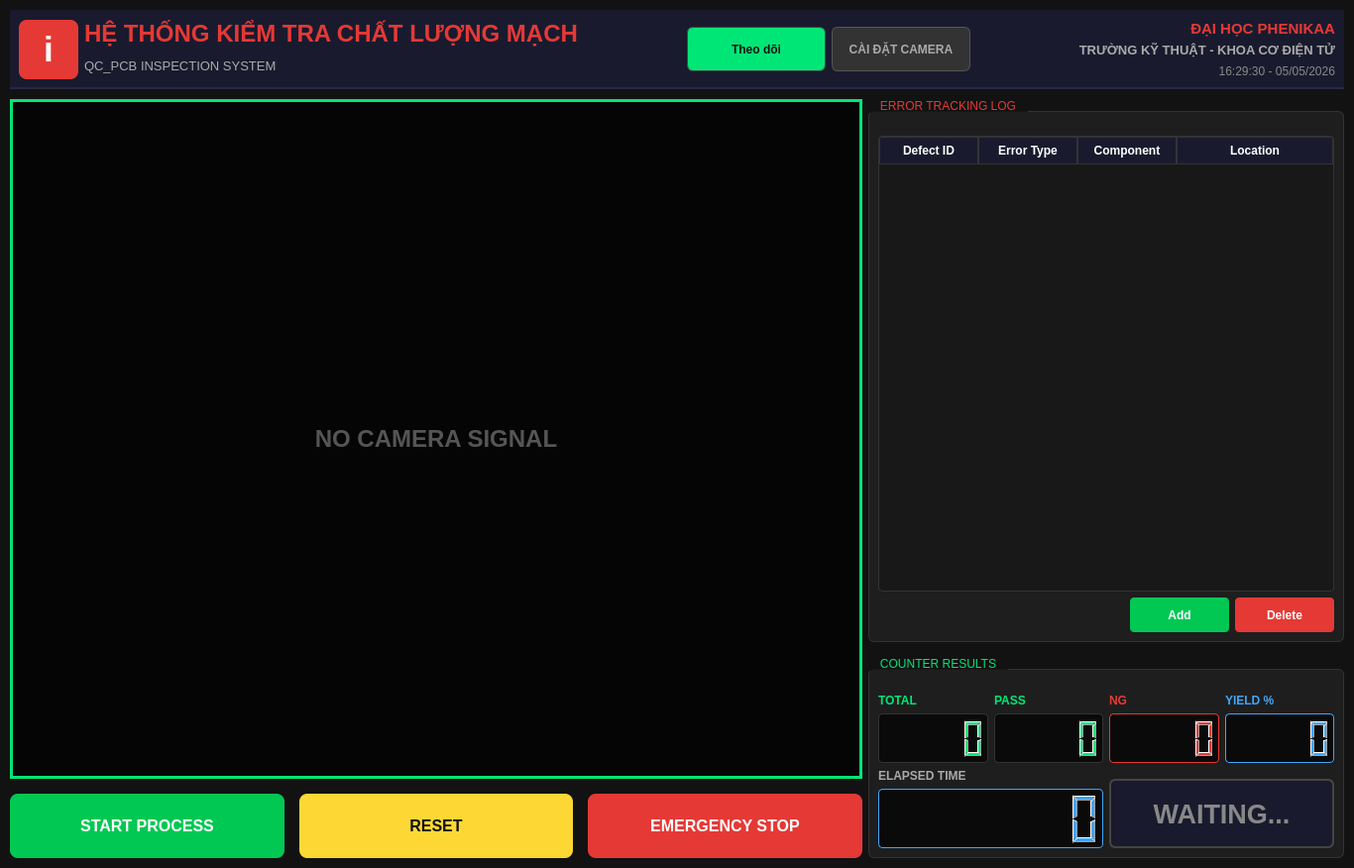
<?xml version="1.0" encoding="UTF-8"?>
<ui version="4.0">
 <class>MainWindow</class>
 <widget class="QMainWindow" name="MainWindow">
  <property name="geometry">
   <rect>
    <x>0</x>
    <y>0</y>
    <width>1366</width>
    <height>876</height>
   </rect>
  </property>
  <property name="windowTitle">
   <string>QC_PCB INSPECTION SYSTEM</string>
  </property>
  <property name="styleSheet">
   <string notr="true">/* GLOBAL DARK THEME */
* {
    font-family: &quot;Segoe UI&quot;, Roboto, Arial, sans-serif;
}
QMainWindow {
    background-color: #121212;
}
QWidget#centralwidget {
    background-color: #121212;
}
QLabel {
    color: #E0E0E0;
}
/* PANELS &amp; TITLE BAR */
QFrame#title_bar {
    background-color: #1A1A2E;
    border-bottom: 2px solid #282846;
}
QFrame#frame_settings_panel {
    background-color: #1A1A2E;
    border-radius: 8px;
    border: 1px solid #333333;
}
QGroupBox {
    background-color: #1E1E1E;
    border: 1px solid #333333;
    border-radius: 6px;
    margin-top: 12px;
    padding-top: 15px;
}
QGroupBox::title {
    subcontrol-origin: margin;
    subcontrol-position: top left;
    padding: 0 10px;
    color: #00E676;
    font-weight: bold;
    font-size: 13px;
}
/* NAVIGATION BUTTONS */
QPushButton#btn_nav_inspection {
    background-color: #00E676;
    color: #121212;
    border-radius: 6px;
    font-weight: bold;
    padding: 8px 16px;
}
QPushButton#btn_nav_settings {
    background-color: #333333;
    color: #AAAAAA;
    border: 1px solid #555555;
    border-radius: 6px;
    font-weight: bold;
    padding: 8px 16px;
}
QPushButton#btn_nav_settings:hover { background-color: #444444; color: white; }

/* GENERAL BUTTONS */
QPushButton {
    background-color: #2D2D2D;
    color: white;
    border: 1px solid #444444;
    border-radius: 4px;
    padding: 6px;
}
QPushButton:hover { background-color: #3D3D3D; border-color: #00E676; }
QPushButton:pressed { background-color: #1E1E1E; }

/* ACTION BUTTONS (INSPECTION PAGE) */
QPushButton#btn_start { background-color: #00C853; border: none; font-size: 16px; font-weight: bold; color: white; border-radius: 8px;}
QPushButton#btn_start:hover { background-color: #00E676; }
QPushButton#btn_reset { background-color: #FDD835; border: none; font-size: 16px; font-weight: bold; color: #121212; border-radius: 8px;}
QPushButton#btn_reset:hover { background-color: #FFEE58; }
QPushButton#btn_stop { background-color: #E53935; border: none; font-size: 16px; font-weight: bold; color: white; border-radius: 8px;}
QPushButton#btn_stop:hover { background-color: #EF5350; }

QPushButton#btn_add_log { background-color: #00C853; border:none; font-weight:bold; }
QPushButton#btn_delete_log { background-color: #E53935; border:none; font-weight:bold; }

/* INPUTS &amp; CONTROLS (SETTINGS PAGE) */
QComboBox {
    background-color: #222222;
    color: white;
    border: 1px solid #444444;
    border-radius: 4px;
    padding: 5px;
    font-size: 13px;
}
QComboBox::drop-down { border: none; }
QLineEdit {
    background-color: #121212;
    color: #00E676;
    border: 1px solid #444444;
    border-radius: 4px;
    padding: 4px;
}
QRadioButton, QCheckBox {
    color: #E0E0E0;
    spacing: 8px;
}
QRadioButton::indicator, QCheckBox::indicator {
    width: 16px; height: 16px;
}

/* LCD NUMBERS */
QLCDNumber {
    background-color: #0A0A0A;
    color: #00E676;
    border: 1px solid #333333;
    border-radius: 4px;
}
/* TABLE WIDGET */
QTableWidget {
    background-color: #181818;
    alternate-background-color: #222222;
    color: #E0E0E0;
    gridline-color: #333333;
    border: 1px solid #333333;
    border-radius: 4px;
}
QHeaderView::section {
    background-color: #1A1A2E;
    color: white;
    font-weight: bold;
    padding: 4px;
    border: 1px solid #333333;
}</string>
  </property>
  <widget class="QWidget" name="centralwidget">
   <layout class="QVBoxLayout" name="main_layout">
    <property name="spacing">
     <number>10</number>
    </property>
    <property name="leftMargin">
     <number>10</number>
    </property>
    <property name="topMargin">
     <number>10</number>
    </property>
    <property name="rightMargin">
     <number>10</number>
    </property>
    <property name="bottomMargin">
     <number>10</number>
    </property>
    <item>
     <widget class="QFrame" name="title_bar">
      <property name="minimumSize">
       <size>
        <width>0</width>
        <height>80</height>
       </size>
      </property>
      <property name="maximumSize">
       <size>
        <width>16777215</width>
        <height>80</height>
       </size>
      </property>
      <layout class="QHBoxLayout" name="title_layout">
       <item>
        <widget class="QFrame" name="logo_frame">
         <property name="minimumSize">
          <size>
           <width>60</width>
           <height>60</height>
          </size>
         </property>
         <property name="maximumSize">
          <size>
           <width>60</width>
           <height>60</height>
          </size>
         </property>
         <property name="styleSheet">
          <string notr="true">background-color: #E53935; border-radius: 8px;</string>
         </property>
         <layout class="QVBoxLayout" name="logo_layout">
          <item>
           <widget class="QLabel" name="lbl_logo">
            <property name="font">
             <font>
              <family>Segoe UI</family>
              <pointsize>26</pointsize>
              <bold>true</bold>
             </font>
            </property>
            <property name="styleSheet">
             <string notr="true">color: white; background: transparent;</string>
            </property>
            <property name="text">
             <string>i</string>
            </property>
            <property name="alignment">
             <set>Qt::AlignCenter</set>
            </property>
           </widget>
          </item>
         </layout>
        </widget>
       </item>
       <item>
        <layout class="QVBoxLayout" name="titles_layout">
         <property name="spacing">
          <number>2</number>
         </property>
         <item>
          <widget class="QLabel" name="lbl_title">
           <property name="font">
            <font>
             <family>Segoe UI</family>
             <pointsize>18</pointsize>
             <bold>true</bold>
            </font>
           </property>
           <property name="styleSheet">
            <string notr="true">color: #E53935;</string>
           </property>
           <property name="text">
            <string>HỆ THỐNG KIỂM TRA CHẤT LƯỢNG MẠCH</string>
           </property>
          </widget>
         </item>
         <item>
          <widget class="QLabel" name="lbl_subtitle">
           <property name="font">
            <font>
             <family>Segoe UI</family>
             <pointsize>10</pointsize>
            </font>
           </property>
           <property name="styleSheet">
            <string notr="true">color: #AAAAAA;</string>
           </property>
           <property name="text">
            <string>QC_PCB INSPECTION SYSTEM</string>
           </property>
          </widget>
         </item>
        </layout>
       </item>
       <item>
        <spacer name="horizontalSpacer">
         <property name="orientation">
          <enum>Qt::Horizontal</enum>
         </property>
         <property name="sizeHint" stdset="0">
          <size>
           <width>40</width>
           <height>20</height>
          </size>
         </property>
        </spacer>
       </item>
       <item>
        <widget class="QPushButton" name="btn_nav_inspection">
         <property name="minimumSize">
          <size>
           <width>140</width>
           <height>45</height>
          </size>
         </property>
         <property name="cursor">
          <cursorShape>PointingHandCursor</cursorShape>
         </property>
         <property name="text">
          <string>Theo dõi</string>
         </property>
        </widget>
       </item>
       <item>
        <widget class="QPushButton" name="btn_nav_settings">
         <property name="minimumSize">
          <size>
           <width>140</width>
           <height>45</height>
          </size>
         </property>
         <property name="cursor">
          <cursorShape>PointingHandCursor</cursorShape>
         </property>
         <property name="text">
          <string>CÀI ĐẶT CAMERA</string>
         </property>
        </widget>
       </item>
       <item>
        <spacer name="horizontalSpacer_2">
         <property name="orientation">
          <enum>Qt::Horizontal</enum>
         </property>
         <property name="sizeHint" stdset="0">
          <size>
           <width>40</width>
           <height>20</height>
          </size>
         </property>
        </spacer>
       </item>
       <item>
        <layout class="QVBoxLayout" name="uni_layout">
         <property name="spacing">
          <number>2</number>
         </property>
         <item>
          <widget class="QLabel" name="lbl_university">
           <property name="font">
            <font>
             <family>Segoe UI</family>
             <pointsize>11</pointsize>
             <bold>true</bold>
            </font>
           </property>
           <property name="styleSheet">
            <string notr="true">color: #E53935;</string>
           </property>
           <property name="text">
            <string>ĐẠI HỌC PHENIKAA</string>
           </property>
           <property name="alignment">
            <set>Qt::AlignRight|Qt::AlignTrailing|Qt::AlignVCenter</set>
           </property>
          </widget>
         </item>
         <item>
          <widget class="QLabel" name="lbl_faculty">
           <property name="font">
            <font>
             <family>Segoe UI</family>
             <pointsize>10</pointsize>
             <bold>true</bold>
            </font>
           </property>
           <property name="styleSheet">
            <string notr="true">color: #AAAAAA;</string>
           </property>
           <property name="text">
            <string>TRƯỜNG KỸ THUẬT - KHOA CƠ ĐIỆN TỬ</string>
           </property>
           <property name="alignment">
            <set>Qt::AlignRight|Qt::AlignTrailing|Qt::AlignVCenter</set>
           </property>
          </widget>
         </item>
         <item>
          <widget class="QLabel" name="lbl_clock">
           <property name="font">
            <font>
             <family>Segoe UI</family>
             <pointsize>9</pointsize>
            </font>
           </property>
           <property name="styleSheet">
            <string notr="true">color: #888888;</string>
           </property>
           <property name="text">
            <string>16:29:30 - 05/05/2026</string>
           </property>
           <property name="alignment">
            <set>Qt::AlignRight|Qt::AlignTrailing|Qt::AlignVCenter</set>
           </property>
          </widget>
         </item>
        </layout>
       </item>
      </layout>
     </widget>
    </item>
    <item>
     <widget class="QStackedWidget" name="stackedWidget">
      <property name="currentIndex">
       <number>0</number>
      </property>
      <widget class="QWidget" name="page_inspection">
       <layout class="QHBoxLayout" name="page1_layout">
        <property name="margin" stdset="0">
         <number>0</number>
        </property>
        <item>
         <layout class="QVBoxLayout" name="inspect_left_layout">
          <property name="spacing">
           <number>15</number>
          </property>
          <item>
           <widget class="QFrame" name="CAM_VIEW">
            <property name="sizePolicy">
             <sizepolicy hsizetype="Expanding" vsizetype="Expanding">
              <horstretch>0</horstretch>
              <verstretch>0</verstretch>
             </sizepolicy>
            </property>
            <property name="styleSheet">
             <string notr="true">border: 3px solid #00E676; background-color: #050505;</string>
            </property>
            <layout class="QVBoxLayout" name="cam_view_layout">
             <item>
              <widget class="QLabel" name="lbl_monitor_inspect">
               <property name="styleSheet">
                <string notr="true">border: none; background: transparent; color: #555555; font-size: 24px; font-weight: bold;</string>
               </property>
               <property name="text">
                <string>NO CAMERA SIGNAL</string>
               </property>
               <property name="alignment">
                <set>Qt::AlignCenter</set>
               </property>
              </widget>
             </item>
            </layout>
           </widget>
          </item>
          <item>
           <layout class="QHBoxLayout" name="actions_layout">
            <property name="spacing">
             <number>15</number>
            </property>
            <item>
             <widget class="QPushButton" name="btn_start">
              <property name="minimumSize">
               <size>
                <width>0</width>
                <height>65</height>
               </size>
              </property>
              <property name="cursor">
               <cursorShape>PointingHandCursor</cursorShape>
              </property>
              <property name="text">
               <string>START PROCESS</string>
              </property>
             </widget>
            </item>
            <item>
             <widget class="QPushButton" name="btn_reset">
              <property name="minimumSize">
               <size>
                <width>0</width>
                <height>65</height>
               </size>
              </property>
              <property name="cursor">
               <cursorShape>PointingHandCursor</cursorShape>
              </property>
              <property name="text">
               <string>RESET</string>
              </property>
             </widget>
            </item>
            <item>
             <widget class="QPushButton" name="btn_stop">
              <property name="minimumSize">
               <size>
                <width>0</width>
                <height>65</height>
               </size>
              </property>
              <property name="cursor">
               <cursorShape>PointingHandCursor</cursorShape>
              </property>
              <property name="text">
               <string>EMERGENCY STOP</string>
              </property>
             </widget>
            </item>
           </layout>
          </item>
         </layout>
        </item>
        <item>
         <layout class="QVBoxLayout" name="inspect_right_layout">
          <property name="spacing">
           <number>15</number>
          </property>
          <item>
           <widget class="QGroupBox" name="tracking_log_group">
            <property name="maximumSize">
             <size>
              <width>480</width>
              <height>16777215</height>
             </size>
            </property>
            <property name="styleSheet">
             <string notr="true">QGroupBox::title { color: #E53935; }</string>
            </property>
            <property name="title">
             <string>ERROR TRACKING LOG</string>
            </property>
            <layout class="QVBoxLayout" name="log_layout">
             <item>
              <widget class="QTableWidget" name="table_tracking_log">
               <property name="alternatingRowColors">
                <bool>true</bool>
               </property>
               <property name="selectionBehavior">
                <enum>QAbstractItemView::SelectRows</enum>
               </property>
               <property name="columnCount">
                <number>4</number>
               </property>
               <attribute name="horizontalHeaderStretchLastSection">
                <bool>true</bool>
               </attribute>
               <column>
                <property name="text">
                 <string>Defect ID</string>
                </property>
               </column>
               <column>
                <property name="text">
                 <string>Error Type</string>
                </property>
               </column>
               <column>
                <property name="text">
                 <string>Component</string>
                </property>
               </column>
               <column>
                <property name="text">
                 <string>Location</string>
                </property>
               </column>
              </widget>
             </item>
             <item>
              <layout class="QHBoxLayout" name="log_btn_layout">
               <item>
                <spacer>
                 <property name="orientation">
                  <enum>Qt::Horizontal</enum>
                 </property>
                 <property name="sizeHint" stdset="0">
                  <size>
                   <width>0</width>
                   <height>0</height>
                  </size>
                 </property>
                </spacer>
               </item>
               <item>
                <widget class="QPushButton" name="btn_add_log">
                 <property name="minimumSize">
                  <size>
                   <width>100</width>
                   <height>35</height>
                  </size>
                 </property>
                 <property name="text">
                  <string>Add</string>
                 </property>
                </widget>
               </item>
               <item>
                <widget class="QPushButton" name="btn_delete_log">
                 <property name="minimumSize">
                  <size>
                   <width>100</width>
                   <height>35</height>
                  </size>
                 </property>
                 <property name="text">
                  <string>Delete</string>
                 </property>
                </widget>
               </item>
              </layout>
             </item>
            </layout>
           </widget>
          </item>
          <item>
           <widget class="QGroupBox" name="counter_group">
            <property name="maximumSize">
             <size>
              <width>480</width>
              <height>300</height>
             </size>
            </property>
            <property name="title">
             <string>COUNTER RESULTS</string>
            </property>
            <layout class="QGridLayout" name="gridLayout">
             <item row="0" column="0">
              <widget class="QLabel" name="lbl_total">
               <property name="styleSheet">
                <string>color:#00E676;font-weight:bold;</string>
               </property>
               <property name="text">
                <string>TOTAL</string>
               </property>
              </widget>
             </item>
             <item row="0" column="1">
              <widget class="QLabel" name="lbl_ok_count">
               <property name="styleSheet">
                <string>color:#00E676;font-weight:bold;</string>
               </property>
               <property name="text">
                <string>PASS</string>
               </property>
              </widget>
             </item>
             <item row="0" column="2">
              <widget class="QLabel" name="lbl_ng_count">
               <property name="styleSheet">
                <string>color:#E53935;font-weight:bold;</string>
               </property>
               <property name="text">
                <string>NG</string>
               </property>
              </widget>
             </item>
             <item row="0" column="3">
              <widget class="QLabel" name="lbl_yield">
               <property name="styleSheet">
                <string>color:#42A5F5;font-weight:bold;</string>
               </property>
               <property name="text">
                <string>YIELD %</string>
               </property>
              </widget>
             </item>
             <item row="1" column="0">
              <widget class="QLCDNumber" name="lcd_total_unit">
               <property name="minimumSize">
                <size>
                 <width>0</width>
                 <height>50</height>
                </size>
               </property>
               <property name="digitCount">
                <number>5</number>
               </property>
              </widget>
             </item>
             <item row="1" column="1">
              <widget class="QLCDNumber" name="lcd_pass">
               <property name="minimumSize">
                <size>
                 <width>0</width>
                 <height>50</height>
                </size>
               </property>
               <property name="digitCount">
                <number>5</number>
               </property>
              </widget>
             </item>
             <item row="1" column="2">
              <widget class="QLCDNumber" name="lcd_ng">
               <property name="minimumSize">
                <size>
                 <width>0</width>
                 <height>50</height>
                </size>
               </property>
               <property name="styleSheet">
                <string>color: #E53935; border-color: #E53935;</string>
               </property>
               <property name="digitCount">
                <number>5</number>
               </property>
              </widget>
             </item>
             <item row="1" column="3">
              <widget class="QLCDNumber" name="lcd_yield">
               <property name="minimumSize">
                <size>
                 <width>0</width>
                 <height>50</height>
                </size>
               </property>
               <property name="styleSheet">
                <string>color: #42A5F5; border-color: #42A5F5;</string>
               </property>
               <property name="digitCount">
                <number>5</number>
               </property>
              </widget>
             </item>
             <item row="2" column="0" colspan="2">
              <layout class="QVBoxLayout" name="elapsed_layout">
               <item>
                <widget class="QLabel" name="lbl_eslaped_count">
                 <property name="styleSheet">
                  <string>color:#AAAAAA;font-weight:bold;</string>
                 </property>
                 <property name="text">
                  <string>ELAPSED TIME</string>
                 </property>
                </widget>
               </item>
               <item>
                <widget class="QLCDNumber" name="lcd_elapsed">
                 <property name="minimumSize">
                  <size>
                   <width>0</width>
                   <height>60</height>
                  </size>
                 </property>
                 <property name="styleSheet">
                  <string>color: #42A5F5; border-color: #42A5F5;</string>
                 </property>
                 <property name="digitCount">
                  <number>8</number>
                 </property>
                </widget>
               </item>
              </layout>
             </item>
             <item row="2" column="2" colspan="2">
              <widget class="QLabel" name="lbl_result">
               <property name="minimumSize">
                <size>
                 <width>0</width>
                 <height>80</height>
                </size>
               </property>
               <property name="font">
                <font>
                 <family>Segoe UI</family>
                 <pointsize>20</pointsize>
                 <bold>true</bold>
                </font>
               </property>
               <property name="styleSheet">
                <string>background-color: #1A1A2E; color: #888888; border: 2px solid #444444; border-radius: 6px; margin-top:10px;</string>
               </property>
               <property name="text">
                <string>WAITING...</string>
               </property>
               <property name="alignment">
                <set>Qt::AlignCenter</set>
               </property>
              </widget>
             </item>
            </layout>
           </widget>
          </item>
         </layout>
        </item>
       </layout>
      </widget>
      <widget class="QWidget" name="page_settings">
       <layout class="QVBoxLayout" name="page2_layout">
        <property name="margin" stdset="0">
         <number>0</number>
        </property>
        <item>
         <widget class="QComboBox" name="cb_device_list">
          <property name="minimumSize">
           <size>
            <width>0</width>
            <height>35</height>
           </size>
          </property>
          <property name="currentText">
           <string/>
          </property>
         </widget>
        </item>
        <item>
         <layout class="QHBoxLayout" name="settings_main_layout">
          <property name="spacing">
           <number>15</number>
          </property>
          <item>
           <widget class="QFrame" name="CAM_PREVIEW">
            <property name="sizePolicy">
             <sizepolicy hsizetype="Expanding" vsizetype="Expanding">
              <horstretch>0</horstretch>
              <verstretch>0</verstretch>
             </sizepolicy>
            </property>
            <property name="styleSheet">
             <string notr="true">background-color: #050505; border: 1px solid #333333; border-radius: 8px;</string>
            </property>
            <layout class="QVBoxLayout" name="preview_layout">
             <item>
              <widget class="QLabel" name="lbl_monitor_settings">
               <property name="styleSheet">
                <string>color: #555555; font-size: 20px; font-weight: bold; border: none;</string>
               </property>
               <property name="text">
                <string>CAMERA PREVIEW</string>
               </property>
               <property name="alignment">
                <set>Qt::AlignCenter</set>
               </property>
              </widget>
             </item>
            </layout>
           </widget>
          </item>
          <item>
           <widget class="QFrame" name="frame_settings_panel">
            <property name="minimumSize">
             <size>
              <width>320</width>
              <height>0</height>
             </size>
            </property>
            <property name="maximumSize">
             <size>
              <width>320</width>
              <height>16777215</height>
             </size>
            </property>
            <layout class="QVBoxLayout" name="settings_panel_layout">
             <property name="spacing">
              <number>8</number>
             </property>
             <item>
              <widget class="QGroupBox" name="grp_init">
               <property name="title">
                <string>Initialization</string>
               </property>
               <layout class="QVBoxLayout">
                <item>
                 <widget class="QPushButton" name="btn_search_dev">
                  <property name="text">
                   <string>Search Device</string>
                  </property>
                 </widget>
                </item>
                <item>
                 <layout class="QHBoxLayout">
                  <item>
                   <widget class="QPushButton" name="btn_open_dev">
                    <property name="text">
                     <string>Open Device</string>
                    </property>
                   </widget>
                  </item>
                  <item>
                   <widget class="QPushButton" name="btn_close_dev">
                    <property name="text">
                     <string>Close Device</string>
                    </property>
                   </widget>
                  </item>
                 </layout>
                </item>
               </layout>
              </widget>
             </item>
             <item>
              <widget class="QGroupBox" name="grp_acq">
               <property name="title">
                <string>Image Acquisition</string>
               </property>
               <layout class="QVBoxLayout">
                <item>
                 <layout class="QHBoxLayout">
                  <item>
                   <widget class="QRadioButton" name="rad_continuous">
                    <property name="text">
                     <string>Continuous</string>
                    </property>
                    <property name="checked">
                     <bool>true</bool>
                    </property>
                   </widget>
                  </item>
                  <item>
                   <widget class="QRadioButton" name="rad_trigger">
                    <property name="text">
                     <string>Trigger Mode</string>
                    </property>
                   </widget>
                  </item>
                 </layout>
                </item>
                <item>
                 <layout class="QHBoxLayout">
                  <item>
                   <widget class="QPushButton" name="btn_acq_start">
                    <property name="styleSheet">
                     <string>background-color:#00C853; font-weight:bold;</string>
                    </property>
                    <property name="text">
                     <string>Start</string>
                    </property>
                   </widget>
                  </item>
                  <item>
                   <widget class="QPushButton" name="btn_acq_stop">
                    <property name="styleSheet">
                     <string>background-color:#E53935; font-weight:bold;</string>
                    </property>
                    <property name="text">
                     <string>Stop</string>
                    </property>
                   </widget>
                  </item>
                 </layout>
                </item>
                <item>
                 <layout class="QHBoxLayout">
                  <item>
                   <widget class="QCheckBox" name="chk_soft_trigger">
                    <property name="text">
                     <string>Trigger by Software</string>
                    </property>
                   </widget>
                  </item>
                  <item>
                   <widget class="QPushButton" name="btn_trigger_once">
                    <property name="text">
                     <string>Trigger Once</string>
                    </property>
                   </widget>
                  </item>
                 </layout>
                </item>
               </layout>
              </widget>
             </item>
             <item>
              <widget class="QGroupBox" name="grp_storage">
               <property name="title">
                <string>Picture Storage</string>
               </property>
               <layout class="QGridLayout">
                <item row="0" column="0">
                 <widget class="QPushButton" name="btn_save_bmp">
                  <property name="text">
                   <string>Save as BMP</string>
                  </property>
                 </widget>
                </item>
                <item row="0" column="1">
                 <widget class="QPushButton" name="btn_save_jpg">
                  <property name="text">
                   <string>Save as JPG</string>
                  </property>
                 </widget>
                </item>
                <item row="1" column="0">
                 <widget class="QPushButton" name="btn_save_tiff">
                  <property name="text">
                   <string>Save as TIFF</string>
                  </property>
                 </widget>
                </item>
                <item row="1" column="1">
                 <widget class="QPushButton" name="btn_save_png">
                  <property name="text">
                   <string>Save as PNG</string>
                  </property>
                 </widget>
                </item>
               </layout>
              </widget>
             </item>
             <item>
              <widget class="QGroupBox" name="grp_params">
               <property name="title">
                <string>Parameters</string>
               </property>
               <layout class="QFormLayout">
                <property name="horizontalSpacing">
                 <number>15</number>
                </property>
                <item row="0" column="0">
                 <widget class="QLabel" name="lbl_exp">
                  <property name="text">
                   <string>Exposure Time</string>
                  </property>
                 </widget>
                </item>
                <item row="0" column="1">
                 <widget class="QLineEdit" name="txt_exposure">
                  <property name="text">
                   <string>800</string>
                  </property>
                 </widget>
                </item>
                <item row="1" column="0">
                 <widget class="QLabel" name="lbl_gain">
                  <property name="text">
                   <string>Gain</string>
                  </property>
                 </widget>
                </item>
                <item row="1" column="1">
                 <widget class="QLineEdit" name="txt_gain">
                  <property name="text">
                   <string>0</string>
                  </property>
                 </widget>
                </item>
                <item row="2" column="0">
                 <widget class="QLabel" name="lbl_fps">
                  <property name="text">
                   <string>Frame Rate</string>
                  </property>
                 </widget>
                </item>
                <item row="2" column="1">
                 <widget class="QLineEdit" name="txt_fps">
                  <property name="text">
                   <string>10</string>
                  </property>
                 </widget>
                </item>
                <item row="3" column="0">
                 <widget class="QLabel" name="lbl_fmt">
                  <property name="text">
                   <string>Pixel Format</string>
                  </property>
                 </widget>
                </item>
                <item row="3" column="1">
                 <widget class="QComboBox" name="cb_pixel_fmt">
                  <item>
                   <property name="text">
                    <string>BGR8Packed</string>
                   </property>
                  </item>
                  <item>
                   <property name="text">
                    <string>Mono8</string>
                   </property>
                  </item>
                 </widget>
                </item>
                <item row="4" column="0">
                 <widget class="QPushButton" name="btn_get_param">
                  <property name="text">
                   <string>Get Parameter</string>
                  </property>
                 </widget>
                </item>
                <item row="4" column="1">
                 <widget class="QPushButton" name="btn_set_param">
                  <property name="styleSheet">
                   <string>border-color:#42A5F5; color:#42A5F5;</string>
                  </property>
                  <property name="text">
                   <string>Set Parameter</string>
                  </property>
                 </widget>
                </item>
               </layout>
              </widget>
             </item>
             <item>
              <widget class="QGroupBox" name="grp_aux">
               <property name="title">
                <string>Auxiliary Line Drawing</string>
               </property>
               <layout class="QHBoxLayout">
                <item>
                 <widget class="QPushButton" name="btn_draw_circle">
                  <property name="text">
                   <string>Draw Circle</string>
                  </property>
                 </widget>
                </item>
                <item>
                 <widget class="QPushButton" name="btn_draw_lines">
                  <property name="text">
                   <string>Draw Lines</string>
                  </property>
                 </widget>
                </item>
               </layout>
              </widget>
             </item>
             <item>
              <spacer>
               <property name="orientation">
                <enum>Qt::Vertical</enum>
               </property>
               <property name="sizeHint" stdset="0">
                <size>
                 <width>0</width>
                 <height>0</height>
                </size>
               </property>
              </spacer>
             </item>
            </layout>
           </widget>
          </item>
         </layout>
        </item>
       </layout>
      </widget>
     </widget>
    </item>
   </layout>
  </widget>
 </widget>
 <resources/>
 <connections/>
</ui>
